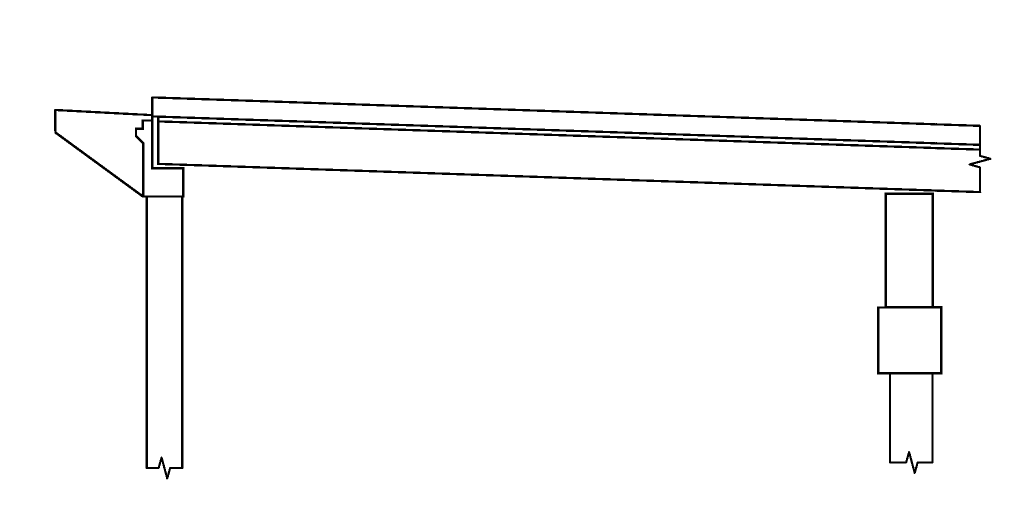
#> input picture image/elevationView.png, 2056 x 1051 px, found by its file name (shown at 1/2 size)
$ python projection.py   (Python 2 division)   (older library calls are emulated)
#> lines starting #> are read from the running program, lines starting #| are printed output that depends on the picture
# -*- coding: utf-8 -*-
__author__ = 'SUNShouwang'

import numpy as np
from PIL import Image, ImageDraw


class View(object):

    def __init__(self, image):
#> called with image = 'image/elevationView.png'
        self.image = Image.open(image)
#> self.image is the input picture: PIL image 2056x1051 RGBA; mean R, G, B, A 249.2, 249.2, 249.2, 255
        self.image_size = np.array(self.image.size, dtype=np.float)
#> self.image_size = [2056, 1051]
        self.image_drawer = ImageDraw.Draw(self.image)
        self.project_matrix = np.zeros((2, 4))

    def calibrate(self, pixel_a, pixel_b, point_a, point_b):
        pass

    def project(self, point_x):
        if isinstance(point_x, (tuple, list)): point_x = np.array(point_x)
        pixel_x = np.dot(self.project_matrix, np.append(point_x, 1))
        return pixel_x.round().astype(np.int).tolist()

    def draw(self, pixel_x, show=False):
        x, y = pixel_x
        r = self.image_size.min()/100
        self.image_drawer.ellipse([x-r, y-r, x+r, y+r], fill='red', outline='red')
        if show:
            self.image.show()

    def remap_to_container(self, pixel_x, container_size):
        if isinstance(pixel_x, (tuple, list)): pixel_x = np.array(pixel_x)
        if isinstance(container_size, (tuple, list)): container_size = np.array(container_size)
        pixel_x = pixel_x - self.image_size / 2
        pixel_x = pixel_x * (container_size / self.image_size).min()
        pixel_x = pixel_x + container_size / 2
        return  pixel_x.round().astype(int).tolist()


class ElevationView(View):
    def calibrate(self, pixel_a, pixel_b, point_a, point_b):
        # override calibrate method of the base class
        if isinstance(pixel_a, (tuple, list)): pixel_a = np.array(pixel_a, dtype=np.float)
        if isinstance(pixel_b, (tuple, list)): pixel_b = np.array(pixel_b, dtype=np.float)
        if isinstance(point_a, (tuple, list)): point_a = np.array(point_a, dtype=np.float)
        if isinstance(point_b, (tuple, list)): point_b = np.array(point_b, dtype=np.float)
        du, dv = pixel_b - pixel_a
        dx, dy, dz = point_b - point_a
        self.project_matrix[0, 2] = du / dz
        self.project_matrix[1, 1] = dv / dy
        self.project_matrix[:, 3] = pixel_a - np.dot(self.project_matrix, np.append(point_a, 1))


class PlanView(View):
    def calibrate(self, pixel_a, pixel_b, point_a, point_b):
        # override calibrate method of the base class
        if isinstance(pixel_a, (tuple, list)): pixel_a = np.array(pixel_a, dtype=np.float)
        if isinstance(pixel_b, (tuple, list)): pixel_b = np.array(pixel_b, dtype=np.float)
        if isinstance(point_a, (tuple, list)): point_a = np.array(point_a, dtype=np.float)
        if isinstance(point_b, (tuple, list)): point_b = np.array(point_b, dtype=np.float)
        du, dv = pixel_b - pixel_a
        dx, dy, dz = point_b - point_a
        self.project_matrix[0, 2] = du / dz
        self.project_matrix[1, 0] = dv / dx
        self.project_matrix[:, 3] = pixel_a - np.dot(self.project_matrix, np.append(point_a, 1))


class SectionView(View):
    def calibrate(self, pixel_a, pixel_b, point_a, point_b):
        # override calibrate method of the base class
        if isinstance(pixel_a, (tuple, list)): pixel_a = np.array(pixel_a, dtype=np.float)
        if isinstance(pixel_b, (tuple, list)): pixel_b = np.array(pixel_b, dtype=np.float)
        if isinstance(point_a, (tuple, list)): point_a = np.array(point_a, dtype=np.float)
        if isinstance(point_b, (tuple, list)): point_b = np.array(point_b, dtype=np.float)
        du, dv = pixel_b - pixel_a
        dx, dy, dz = point_b - point_a
        self.project_matrix[0, 0] = du / dx
        self.project_matrix[1, 1] = dv / dy
        self.project_matrix[:, 3] = pixel_a - np.dot(self.project_matrix, np.append(point_a, 1))


if __name__ == '__main__':

    from prepare_plot_data.fcxf_sensor_data import sensor_location
    elevation_view = ElevationView('image/elevationView.png')
    pixel_a, pixel_b = (315, 328), (1820, 379)
    point_a, point_b = (0, 64, -1600), (0, -64, 1600)
    elevation_view.calibrate(pixel_a, pixel_b, point_a, point_b)
    for sensor, location in  sensor_location.iteritems():
        projection = elevation_view.project(location)
        elevation_view.draw(projection)
        projection = elevation_view.remap_to_container(projection, (1200, 600))
        print 'coordinates of {} in elevation view: {}'.format(sensor, projection)
    elevation_view.image.show()
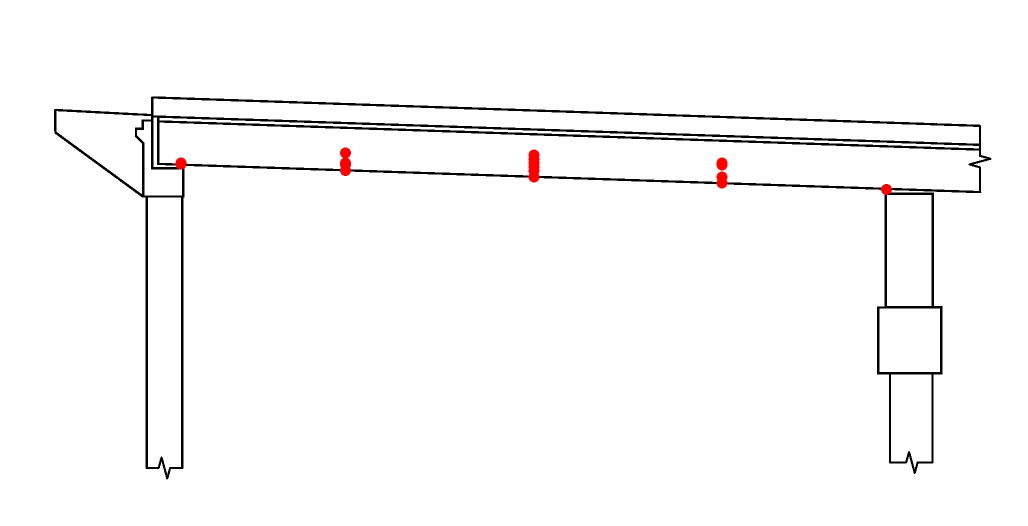
#> shown: PIL image 2056x1051 RGBA (shown at 1/2 size); mean R, G, B, A 249.3, 248.8, 248.8, 255
# --------------------------------------------------------------------------------
    plan_view = PlanView('image/planView.png')
#> call 2 of __init__, with image = 'image/planView.png'
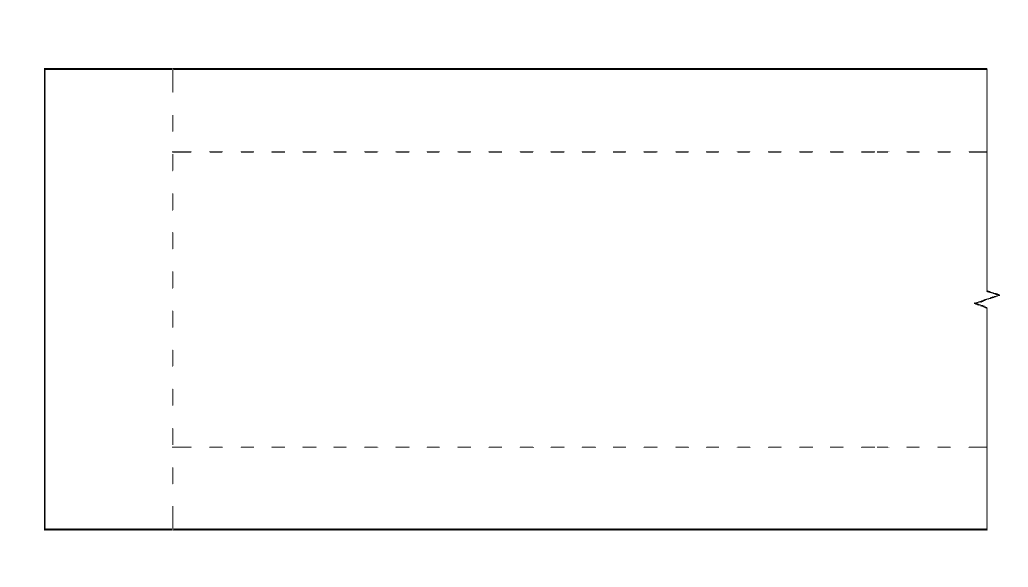
#> input picture image/planView.png, 2056 x 1173 px, found by its file name (shown at 1/2 size)
#> in __init__, self.image is the input picture: PIL image 2056x1173 RGBA; mean R, G, B, A 252.5, 252.5, 252.5, 255
    pixel_a, pixel_b = (346, 894), (1756, 300)
    point_a, point_b = (425, 0, -1500), (-425, 0, 1500)
    plan_view.calibrate(pixel_a, pixel_b, point_a, point_b)
    for sensor, location in sensor_location.iteritems():
        projection = plan_view.project(location)
        plan_view.draw(projection)
        projection = plan_view.remap_to_container(projection, (1200, 600))
        print 'coordinates of {} in plan view: {}'.format(sensor, projection)
    plan_view.image.show()
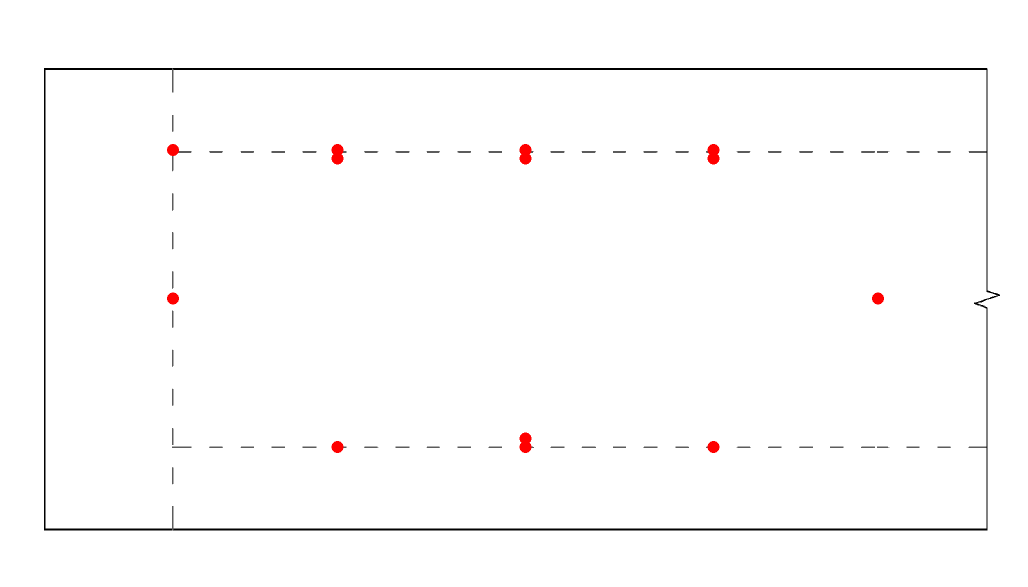
#> shown: PIL image 2056x1173 RGBA (shown at 1/2 size); mean R, G, B, A 252.5, 251.9, 251.9, 255
# --------------------------------------------------------------------------------
    section_view = SectionView('image/FCXF-X-03.png')
#> call 3 of __init__, with image = 'image/FCXF-X-03.png'
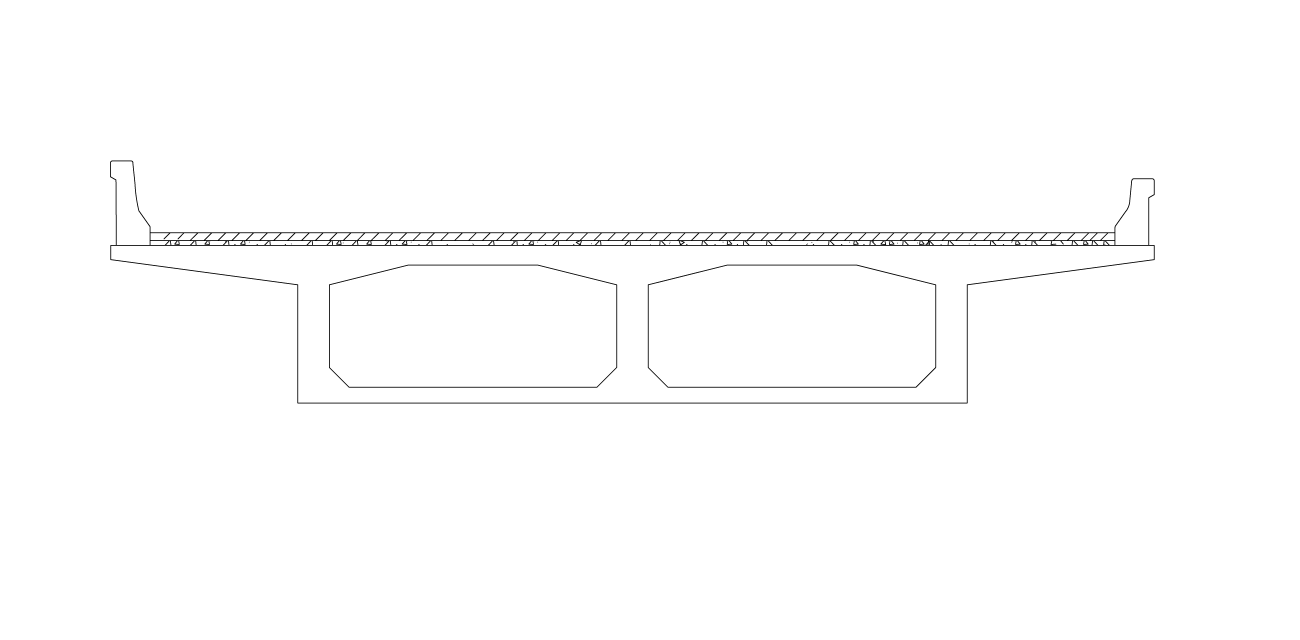
#> input picture image/FCXF-X-03.png, 7795 x 3836 px, found by its file name (shown at 1/6 size)
#> in __init__, self.image is the input picture: PIL image 7795x3836 RGBA; mean R, G, B, A 253.1, 253.1, 253.1, 255
    pixel_a, pixel_b = (1787, 2417), (5804, 1709)
    point_a, point_b = (425, 0, 0), (-425, 150, 0)
    section_view.calibrate(pixel_a, pixel_b, point_a, point_b)
    for sensor, location in  sensor_location.iteritems():
        if location[2] == 0:
            projection = section_view.project(location)
            section_view.draw(projection)
            projection = section_view.remap_to_container(projection, (1200, 600))
            print 'coordinates of {} in section view: {}'.format(sensor, projection)
    section_view.image.show()
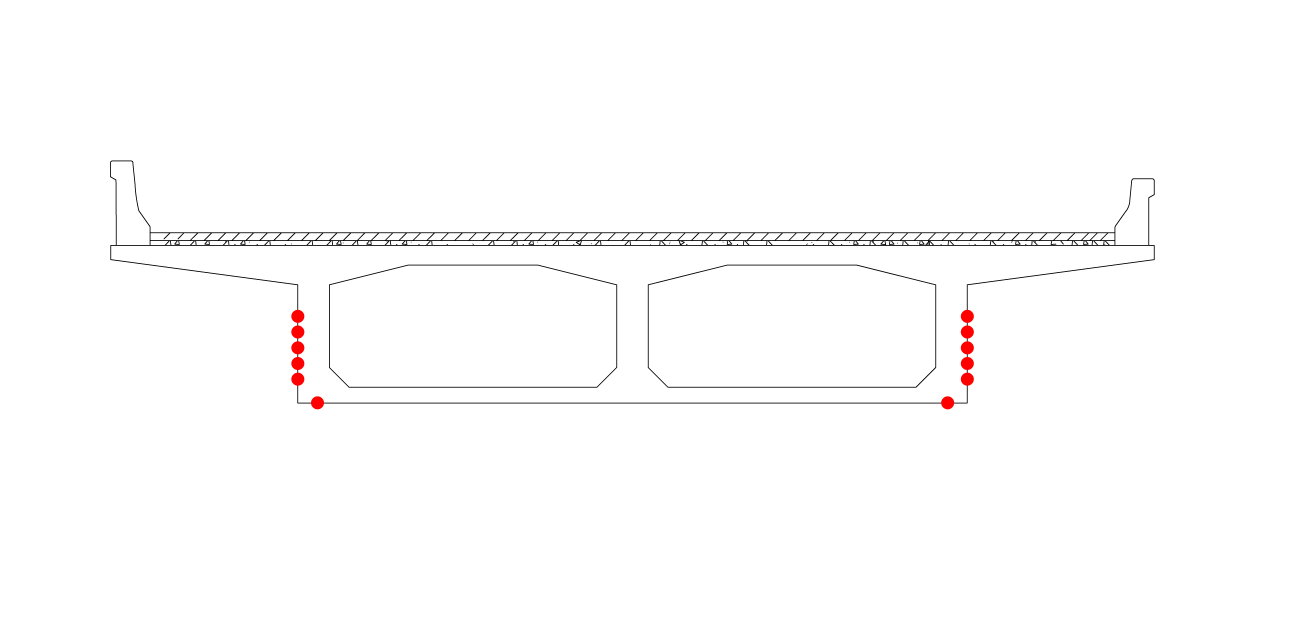
#> shown: PIL image 7795x3836 RGBA (shown at 1/6 size); mean R, G, B, A 253.1, 252.6, 252.6, 255
